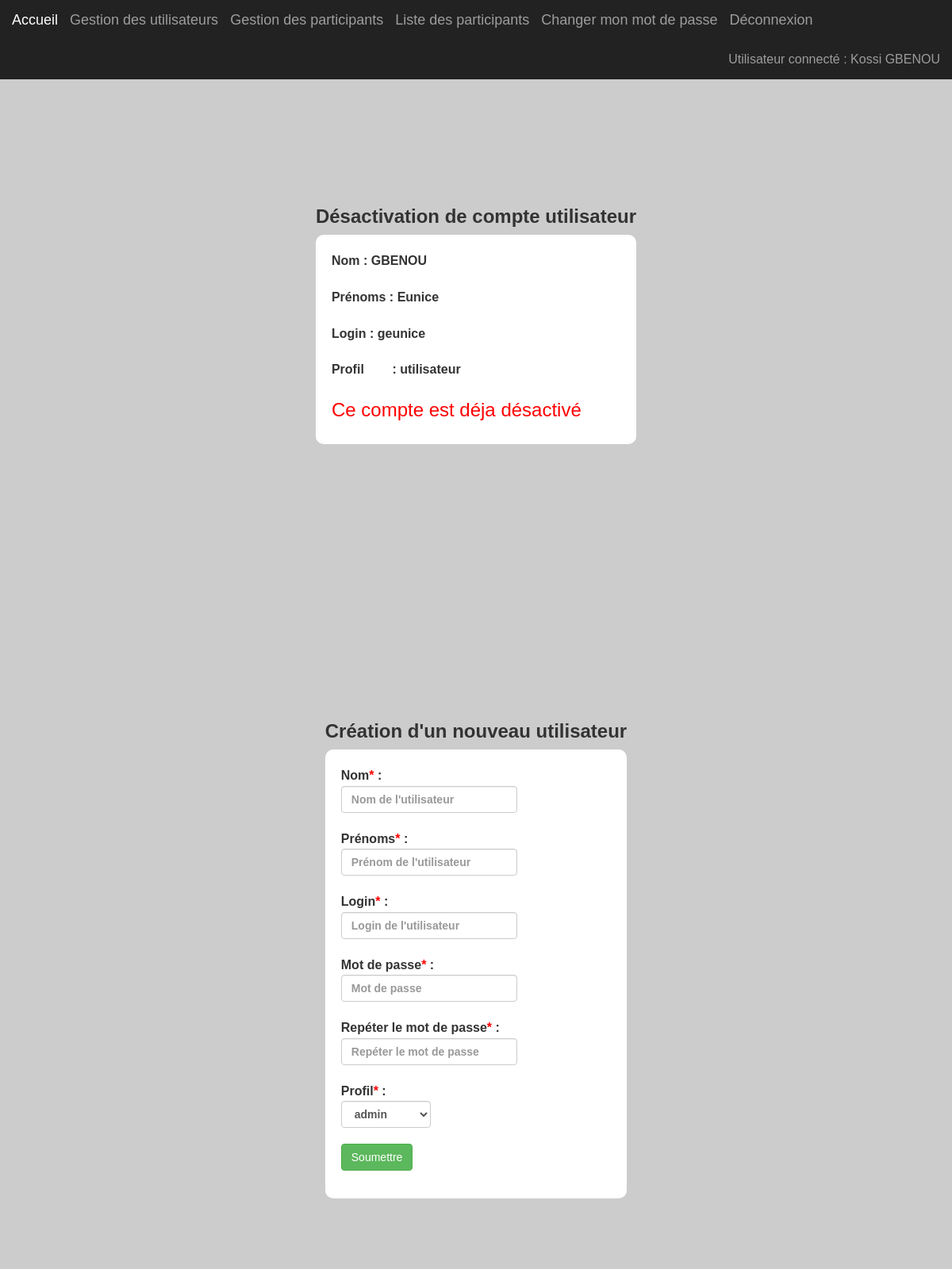
The page /admin/desactiverCompte.php?login=geunice (signed in) on the database its author committed.
### tables this page shows
CREATE TABLE IF NOT EXISTS `utilisateurs` (
  `id` int NOT NULL AUTO_INCREMENT,
  `nom` varchar(50) NOT NULL,
  `prenoms` varchar(50) NOT NULL,
  `login` varchar(10) NOT NULL,
  `mot_de_passe` varchar(50) NOT NULL,
  `id_profil` int NOT NULL,
  `compte_actif` tinyint NOT NULL,
  PRIMARY KEY (`id`),
  KEY `id_profil` (`id_profil`)
);

CREATE TABLE IF NOT EXISTS `profils` (
  `id` int NOT NULL AUTO_INCREMENT,
  `libelle` varchar(50) NOT NULL,
  PRIMARY KEY (`id`)
);

### common_ressources/fonctions.php (called while the page is built, shortened)
<?php
function verification_profil($connexion, $login) {
    $sql = 'SELECT libelle FROM profils WHERE id = (SELECT id_profil FROM utilisateurs WHERE login = "' . $login . '")';
    $resultat = $connexion->query($sql);
    while ($row = $resultat->fetch_array(MYSQLI_ASSOC)) {
        $message = $row;
    }
    return $message;
}
function recuperer_utilisateur($connexion, $login) {
    $requete = "SELECT nom, prenoms, compte_actif, utilisateurs.id FROM utilisateurs, profils WHERE utilisateurs.id_profil=profils.id AND login='" . $login . "' ";
    $resultat = $connexion->query($requete);
    $utilisateur = $resultat->fetch_array(MYSQLI_ASSOC);
    return $utilisateur;
}
?>

### admin/desactiverCompte.php (the view, shortened to what this page needs)
<?php
    require_once("../common_ressources/fonctions.php");
	$requete3 = "SELECT utilisateurs.id, nom, prenoms, login, id_profil, compte_actif, libelle FROM utilisateurs, profils WHERE utilisateurs.id_profil = profils.id AND login='".$_GET['login']."' ";
	$resultat3 = $mysqli->query($requete3);
	$user=$resultat3->fetch_array(MYSQLI_ASSOC);
?>
<!DOCTYPE html>
<html>
    <head>
        <link rel="stylesheet" type="text/css" href="../assets/bootstrap/css/bootstrap.css">
        <link rel="stylesheet" type="text/css" href="../assets/bootstrap/css/font-awesome.min.css">
        <link rel="stylesheet" type="text/css" href="../assets/css/dashboard.css">
        <link rel="stylesheet" type="text/css" href="../assets/css/stylesucces.css">
        <link rel="stylesheet" type="text/css" href="../assets/css/styleAjout.css">
    </head>
    <body>
        <nav class="navbar navbar-inverse navbar-fixed-top">
            <div class="container-fluid">
                <div id="navbar" class="navbar-collapse collapse">
                    <ul class="nav navbar-nav navbar-left">
                        <li><a class="navbar-brand" href="../accueil.php">Accueil</a></li>
                        <?php
                            $profil = verification_profil($mysqli, $_SESSION['login']);
                            if ($profil['libelle'] == "admin") {
                                ?>
                                <li><a class="navbar-brand" href="./gestionUtilisateur.php">Gestion des utilisateurs</a></li>
                                <li><a class="navbar-brand" href="./participantGestion.php">Gestion des participants</a></li>
                        <?php } ?>
                        <li><a class="navbar-brand" href="../participantListeRecherche.php">Liste des participants</a></li>
                        <li><a class="navbar-brand" href="./reinitialiserMotdepasse.php">Changer mon mot de passe</a></li>
                        <li><a class="navbar-brand" href="../accueil.php?logout=ok">Déconnexion</a></li>
                    </ul>
                    <ul class="nav navbar-nav navbar-right">
                        <li>
                            <a href="">
                            </a>
                        </li>
                    </ul>
                </div>
            </div>
        </nav>
        <div class="container">
            <div class="row">
                <div class="centrerListe">
                    <div>
                        <h3 class="text-center"><strong>Désactivation de compte utilisateur</strong></h3>
                        <div class="bgContent">
						<?php if (!$user['compte_actif']) { ?>
                        <div class="form-group">
                            <label>Nom :
                                <?php echo $user['nom']; ?>
                            </label>
                        </div>
                        <div class="form-group">
                            <label>Prénoms :
                                <?php echo $user['prenoms']; ?>
                            </label>
                        </div>
                        <div class="form-group">
                            <label>Login :
                                <?php echo $user['login']; ?>
                            </label>
                        </div>
                        <div class="form-group">
                            <label>Profil &nbsp;&nbsp;&nbsp;&nbsp;&nbsp;&nbsp;&nbsp;:
                                <?php echo $user['libelle']; ?>
                            </label>
                        </div>
                        <?php echo "<font color=\"red\"><h3>Ce compte est déja désactivé</h3></font>";
                    } ?>
                        </div>
                    </div>
                </div>
            </div>
        </div>
    </body>
</html>
<?php
    require_once("../common_ressources/fonctions.php");
	$requete2 = "SELECT id, libelle FROM profils";
	$resultat2 = $mysqli->query($requete2);
?>
<!DOCTYPE html>
<html>
    <head>
        <link rel="stylesheet" type="text/css" href="../assets/bootstrap/css/bootstrap.css">
        <link rel="stylesheet" type="text/css" href="../assets/bootstrap/css/font-awesome.min.css">
        <link rel="stylesheet" type="text/css" href="../assets/css/dashboard.css">
        <link rel="stylesheet" type="text/css" href="../assets/css/stylesucces.css">
        <link rel="stylesheet" type="text/css" href="../assets/css/styleAjout.css">
    </head>
    <body>
        <nav class="navbar navbar-inverse navbar-fixed-top">
            <div class="container-fluid">
                <div id="navbar" class="navbar-collapse collapse">
                    <ul class="nav navbar-nav navbar-left">
                        <li><a class="navbar-brand" href="../accueil.php">Accueil</a></li>
                        <?php
                            $profil = verification_profil($mysqli, $_SESSION['login']);
                            if ($profil['libelle'] == "admin") {
                                ?>
                                <li><a class="navbar-brand" href="./gestionUtilisateur.php">Gestion des utilisateurs</a></li>
                                <li><a class="navbar-brand" href="./participantGestion.php">Gestion des participants</a></li>
                        <?php } ?>
                        <li><a class="navbar-brand" href="../participantListeRecherche.php">Liste des participants</a></li>
                        <li><a class="navbar-brand" href="./reinitialiserMotdepasse.php">Changer mon mot de passe</a></li>
                        <li><a class="navbar-brand" href="../accueil.php?logout=ok">Déconnexion</a></li>
                    </ul>
                    <ul class="nav navbar-nav navbar-right">
                        <li>
                            <a href="">
                                <?php
                                $utilisateur = recuperer_utilisateur($mysqli, $_SESSION['login']);
                                echo "Utilisateur connecté : ";
                                echo $utilisateur['prenoms'];
                                echo $utilisateur['nom'];
                                ?>
                            </a>
                        </li>
                    </ul>
                </div>
            </div>
        </nav>
        <div class="container">
            <div class="row">
                <div class="centrerListe">
                    <div>
                        <h3 class="text-center"><strong>Création d'un nouveau utilisateur</strong></h3>
                        <div class="bgContent">
							<form enctype="multipart/form-data" method="POST" action="">
								<div class="form-group">
									<label>Nom<font color="red">*</font> :
										<input type="text" class="form-control" name="nom" placeholder="Nom de l'utilisateur" required>
									</label>
								</div>
								<div class="form-group">
									<label>Prénoms<font color="red">*</font> :
										<input type="text" class="form-control" name="prenoms" placeholder="Prénom de l'utilisateur" required>
									</label>
								</div>
								<div class="form-group">
									<label>Login<font color="red">*</font> :
										<input type="text" class="form-control" name="login" placeholder="Login de l'utilisateur" required>
									</label>
								</div>
								<div class="form-group">
									<label>Mot de passe<font color="red">*</font> :
										<input type="password" class="form-control" name="mot_de_passe" placeholder="Mot de passe" required>
									</label>
								</div>
								<div class="form-group">
									<label>Repéter le mot de passe<font color="red">*</font> :
										<input type="password" class="form-control" name="repeter_mot_de_passe" placeholder="Repéter le mot de passe" required>
									</label>
								</div>
								<div class="form-group">
									<label>Profil<font color="red">*</font> :
									<select name="id_profil" id="id_profil" class="form-control">
									<?php while($profils=$resultat2->fetch_array(MYSQLI_ASSOC)) {  ?>
										<option value="<?php echo $profils['id']; ?>">
											<?php echo $profils['libelle']; ?>
										</option>
									<?php } ?>
									</select>
									</label>
								</div>
								<p>
									<label>
									<input type="submit" name="ajouter" value="Soumettre" class="btn btn-success">
									</label>
								</p>
							</form>
                        </div>
                    </div>
                </div>
            </div>
        </div>
    </body>
</html>

### assets/css/dashboard.css (style rules this page uses)
body { padding-top: 50px; }
.navbar-fixed-top { border: 0; }

### assets/css/styleAjout.css (style rules this page uses)
body { background-color: #ccc; line-height: 1.6em; font-weight: 300; margin: 0; padding: 0; font-size: 16px; font-family: 'Lane', sans-serif; }
.centrerListe { display: flex; justify-content: center; align-items: center; min-height: 100vh; }
.bgContent { background-color: #fff; border-radius: 10px; padding: 20px; }

### rows shown on the page
utilisateurs: nom "GBENOU", prenoms "Eunice", login "geunice", id_profil.libelle "utilisateur"
utilisateurs: prenoms "Kossi", nom "GBENOU"

### other values the page prints
form field id_profil "admin"
